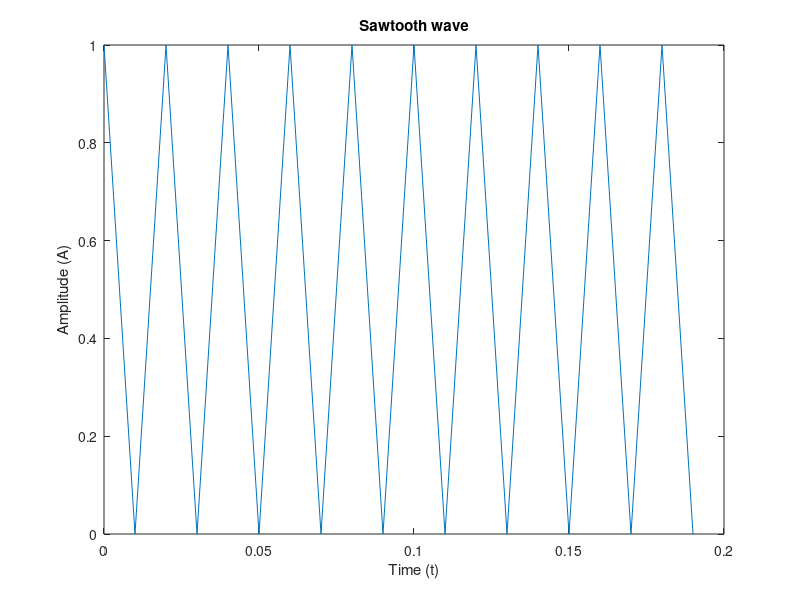

Write MATLAB code to recreate this figure. (Note: this script raises an error after producing the figure.)
%Lisa Jacklin
%9/16/2022
%EE 354 HW2
%Computer Exercise 2

%first, adding data from Table T.2 for the sawtooth
T = 10*(1/50);
fs = 100;
t = 0:1/fs:T-1/fs;

%gave the sawtooth function some values...
x = sawtooth(2*pi*50*t);
plot(t,abs(x))
title ('Sawtooth wave')
xlabel('Time (t)')
ylabel('Amplitude (A)')


%then calculate the average power Pave in v(t)
p = bandpower(x); 
%the function above is built into matlab and will produce
%the average power across the function
disp(p); 
%the average power displayed from the function above:
% 0.500



%Percentage of power Pwhole=Pn
% pn = (100*Pn/Pave) 
b=sqrt(2);
pwrTot = p*b;
percent = (p/pwrTot)*100;

disp(percent);
%resulting percentage:
% 70.71 percent

%plot pn as a function n=1 to n=100
pspectrum(x)
%note that pspectrum simply takes the function x and 
%spits out the resulting power spectrum.
